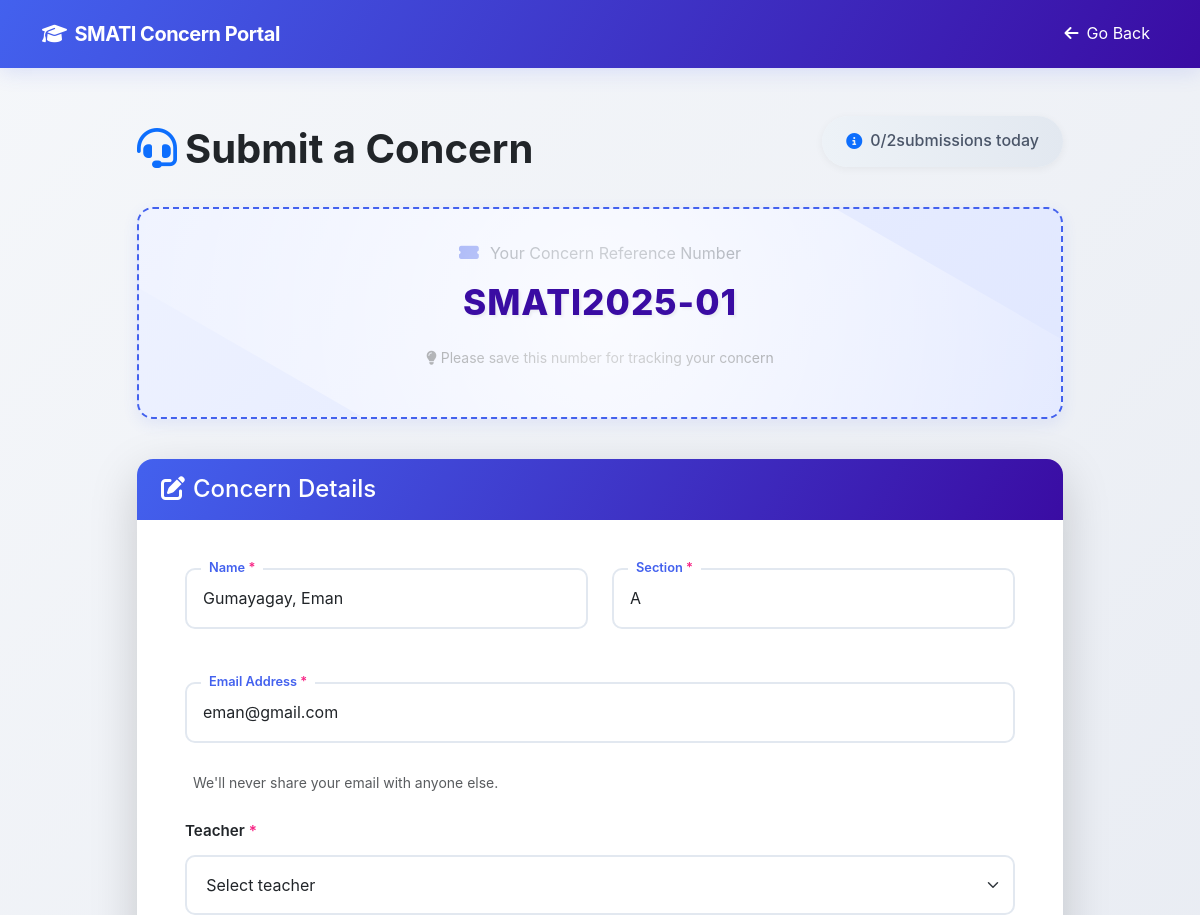
Page /Student/student-concern-form.php?id=32 (upper part) on the earlier database version.
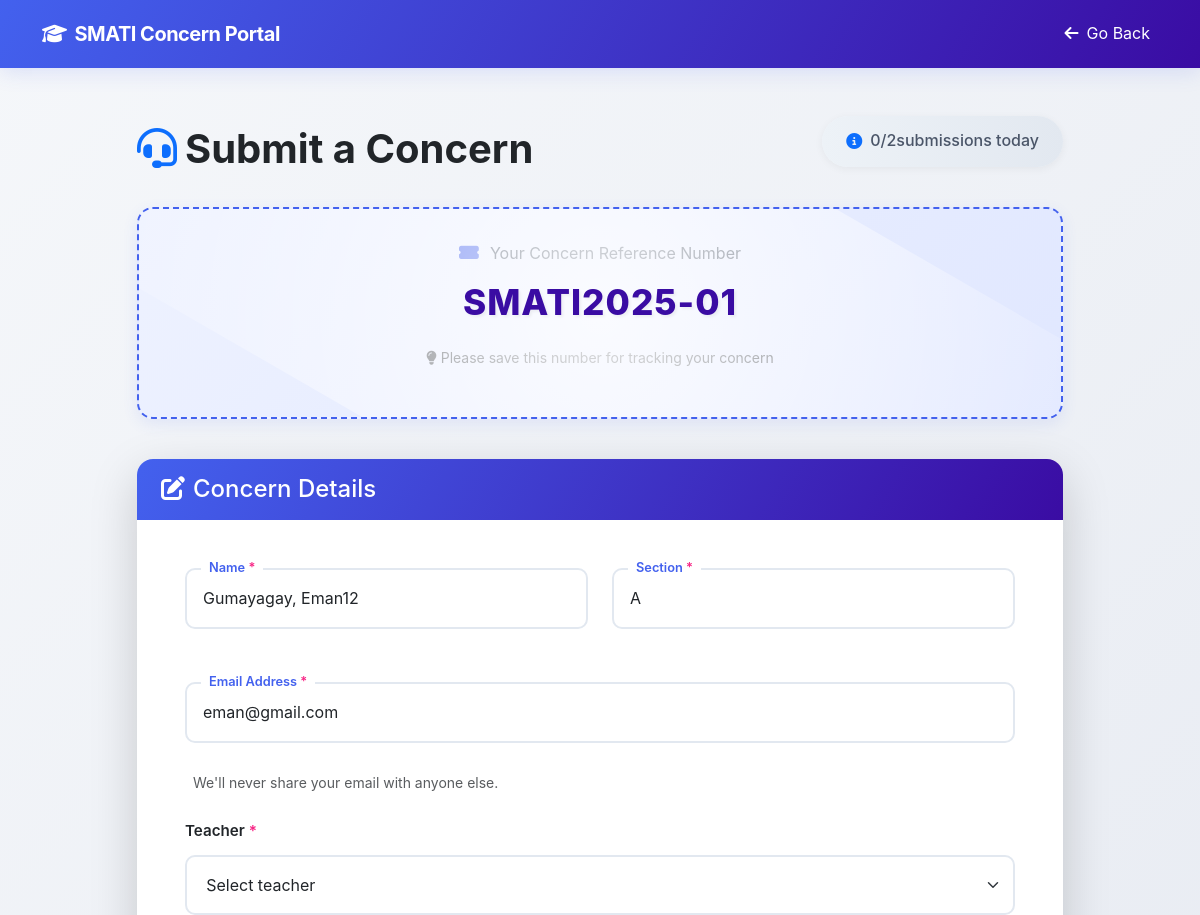
Same page on the later database version.
### tables this page shows
CREATE TABLE `students` (
  `student_id` int(11) NOT NULL AUTO_INCREMENT,
  `username` varchar(225) NOT NULL,
  `password` varchar(225) NOT NULL,
  `email` varchar(225) NOT NULL,
  `firstname` varchar(225) NOT NULL,
  `lastname` varchar(225) NOT NULL,
  `course` varchar(225) NOT NULL,
  `status` varchar(255) DEFAULT NULL,
  `image` varchar(255) NOT NULL,
  `createdAt` timestamp NOT NULL DEFAULT current_timestamp(),
  PRIMARY KEY (`student_id`)
);

### Student/student-concern-form.php (the view, shortened to what this page needs)
<?php
$conn = connectToDB();
$sql = "SELECT * FROM students WHERE student_id = ?";
$stmt = $conn->prepare($sql);
$stmt->bind_param("i", $_GET['id']);
$stmt->execute();
$result = $stmt->get_result();
if ($row = $result->fetch_assoc()) {
    $fullname = $row['lastname'] . ", " . $row['firstname'];
    $email = $row['email'];
    $set = $row['course'];
} else {
    echo "Student not found!";
}
?>
<!DOCTYPE html>
<html lang="en">
<head>
    <link href="https://cdn.jsdelivr.net/npm/bootstrap@5.3.0/dist/css/bootstrap.min.css" rel="stylesheet">
    <link rel="stylesheet" href="https://cdnjs.cloudflare.com/ajax/libs/font-awesome/6.4.0/css/all.min.css">
    <link rel="stylesheet" href="https://cdn.jsdelivr.net/npm/sweetalert2@11/dist/sweetalert2.min.css">
</head>
<body>
    <nav class="navbar navbar-expand-lg navbar-dark">
        <div class="container">
            <a class="navbar-brand" href="#">
                <i class="fas fa-graduation-cap me-2"></i>SMATI Concern Portal
            </a>
            <div class="collapse navbar-collapse" id="navbarNav">
                <ul class="navbar-nav ms-auto">
                    <li class="nav-item">
                        <a class="nav-link active" href="student-grades.php">
                            <i class="fas fa-arrow-left me-2"></i>Go Back
                        </a>
                    </li>
                </ul>
            </div>
        </div>
    </nav>
    <div class="container py-5">
        <div class="row justify-content-center">
            <div class="col-lg-10">
                <div class="d-flex justify-content-between align-items-center mb-4">
                    <h1 class="text-dark mb-0 fw-bold">
                        <i class="fas fa-headset me-2 text-primary"></i>Submit a Concern
                    </h1>
                    <div class="submission-counter">
                        <i class="fas fa-info-circle me-2 text-primary"></i>
                        <span id="submissionCount">0/2</span> submissions today
                    </div>
                </div>
                <div class="control-number-display">
                    <p class="mb-2"><i class="fas fa-ticket-alt feature-icon"></i>Your Concern Reference Number</p>
                    <div class="control-number" id="controlNumberDisplay">SMATI2025-01</div>
                    <p class="text-muted mt-3 small">
                        <i class="fas fa-lightbulb me-1"></i>Please save this number for tracking your concern
                    </p>
                </div>
                <div class="card shadow-lg">
                    <div class="card-header py-3">
                        <h4 class="mb-0"><i class="fas fa-edit me-2"></i>Concern Details</h4>
                    </div>
                    <div class="card-body p-5">
                        <form id="concernForm" method="POST" action="">
                            <div class="row mb-4">
                                <div class="col-md-6">
                                    <div class="floating-label">
                                        <input type="text" class="form-control floating-input" name="name" placeholder=" " value="<?php echo $fullname ?>" required>
                                        <label for="name" class="required-field">Name</label>
                                    </div>
                                </div>
                                <div class="col-md-6">
                                    <div class="floating-label">
                                        <input type="text" class="form-control floating-input" name="section" placeholder=" " value="<?php echo $set ?>" required>
                                        <label for="section" class="required-field">Section</label>
                                    </div>
                                </div>
                            </div>
                            <div class="mb-4">
                                <div class="floating-label">
                                    <input type="email" class="form-control floating-input" name="email" placeholder=" " value="<?php echo $email ?>" required>
                                    <label for="email" class="required-field">Email Address</label>
                                </div>
                                <div class="form-text ms-2">We'll never share your email with anyone else.</div>
                            </div>
                            <div class="mb-4">
                                <label for="teacher" class="form-label required-field">Teacher</label>
                                <select class="form-select" name="teacher" required>
                                    <option value="" disabled selected>Select teacher</option>
                                </select>
                            </div>
                        </form>
                    </div>
                </div>
            </div>
        </div>
    </div>
</body>
</html>

Differences in the rows shown:
changed students "eman@gmail.com": name "Gumayagay, Eman" → "Gumayagay, Eman12"
